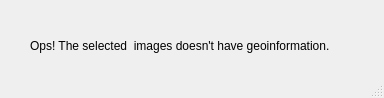
<?xml version="1.0" encoding="UTF-8"?>
<ui version="4.0">
 <class>Ops</class>
 <widget class="QMainWindow" name="Ops">
  <property name="geometry">
   <rect>
    <x>0</x>
    <y>0</y>
    <width>384</width>
    <height>98</height>
   </rect>
  </property>
  <property name="windowTitle">
   <string>Ops</string>
  </property>
  <widget class="QWidget" name="centralwidget">
   <widget class="QLabel" name="label">
    <property name="geometry">
     <rect>
      <x>30</x>
      <y>10</y>
      <width>341</width>
      <height>71</height>
     </rect>
    </property>
    <property name="text">
     <string>Ops! The selected  images doesn't have geoinformation.</string>
    </property>
   </widget>
  </widget>
  <widget class="QStatusBar" name="statusbar"/>
 </widget>
 <resources/>
 <connections/>
</ui>
